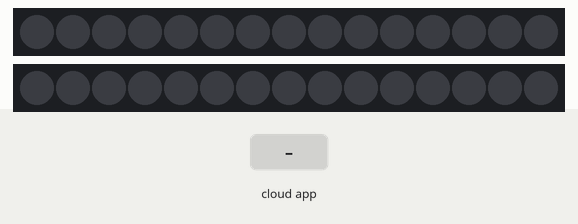
The sketch below on a simulated Arduino Uno, built with avr-gcc and run on an emulated ATmega328P. On the bench: 2 × 15 RGB LEDs in strip order, left to right. Inputs (shaded band) come from the test bench. Dim RGB values are drawn brighter than linear; the ROS host is connected and sends only what is stated.

Above: at 1.3 s.
1.4 s: the phone or cloud app sets state to demo
At 1.69 s:
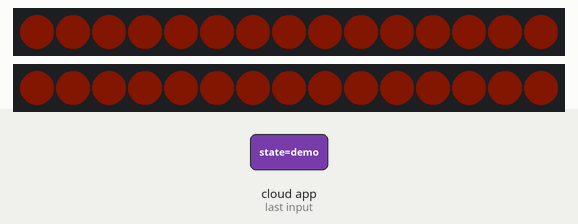
At 4.53 s:
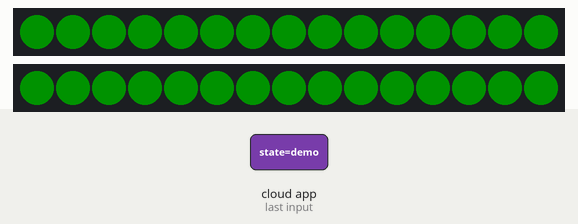

Measured:
- after the input at 1.4 s, the LEDs: change after 0.14 s (image 1)

The sketch:

code4led.ino
```cpp
#include <ros.h>
#include <std_msgs/String.h>
#include <std_msgs/Empty.h>
#include <std_msgs/Char.h>
#include <Adafruit_NeoPixel.h>


#define PIN_l A2  //A2 腳位控制左側LED

#define PIN_r A3  //A3 腳位控制右側LED

int number4strip=15; // 每條LED燈條上有的LED數目

Adafruit_NeoPixel strip_l = Adafruit_NeoPixel(number4strip, PIN_l, NEO_GRB + NEO_KHZ800);
//定義左側的燈條


Adafruit_NeoPixel strip_r = Adafruit_NeoPixel(number4strip, PIN_r, NEO_GRB + NEO_KHZ800);
//定義右側的燈條


ros::NodeHandle  nh;
 std_msgs::String str_msg;
ros::Publisher chatter("color4led", &str_msg);


void messageCb( const std_msgs::String& toggle_msg){

 String state;
 state=toggle_msg.data;


if (state== "demo")
  {
   breathe(1,0); //橘色呼吸燈

    breathe(1,1); //綠色呼吸燈

    backward(0,5,0); //藍色兩側跑馬燈, 由標號最大的led往零號led跑

    backward(0,5,1); //藍色左側跑馬燈, 由標號最大的led往零號led跑

    backward(0,5,2); //藍色右側跑馬燈, 由標號最大的led往零號led跑

    forward(0,5,0); //藍色兩側跑馬燈, 由標號零號led往標號最大的led跑

    forward(0,5,1); //藍色左側跑馬燈, 由標號零號led往標號最大的led跑

    forward(0,5,2); //藍色右側跑馬燈, 由標號零號led往標號最大的led跑


blibli(0);  //閃黃燈
blibli(1);   //閃紅燈
blibli(2);  //閃紫燈
    }


   if (state== "q")
  {
    breathe(1,0); //橘色呼吸燈
    }

    if (state== "w")
  {
    breathe(1,1); //綠色呼吸燈
    }


    if (state== "e")
  {
    backward(0,5,0);  //藍色兩側跑馬燈
    }
  if (state== "r")
  {
backward(0,5,1);       //藍色左側跑馬燈
    }

    if (state== "t")
  {
backward(0,5,2);       //藍色右側跑馬燈
    }

     if (state== "y")
  {

blibli(0);            //閃黃燈
    }

if (state== "u")
  {

blibli(0);          //閃黃燈
    }
    if (state== "i")
  {

blibli(0);          //閃黃燈
    }
if (state== "o")
  {

blibli(1);          //閃紅燈
    }
    if (state== "p")
  {

blibli(2);        //閃紫燈
    }


}

ros::Subscriber<std_msgs::String> sub("state", messageCb );


void setup()
{
  nh.initNode();
  nh.advertise(chatter);
  nh.subscribe(sub);
strip_l.begin();
  strip_l.show(); // Initialize all pixels to 'off'
  strip_r.begin();
  strip_r.show();


}

void loop()
{

  nh.spinOnce();
  delay(500);
}


void breathe(int pace, int color) {


int wait;
int ma=180;
int radius=90;
int t;
 int v;
 int slope;
 int slope2;
 int temp;
 float w;
 t=0;
 v=0;

 if(pace==0)
 {
  w=0.03;
 slope=3;
 slope2=-3;
 wait=100;
 }

 if(pace==1)
 {
  w=0.02;
 slope=2;
 slope2=-2;
 wait=200;
 }

  if(pace==2)
 {
  w=0.01;
 slope=1;
 slope2=-1;
 wait=300;
 }


 for(;v<ma;)
 {
  v=t*slope;
  for (int i=0; i<number4strip;i++)
  {

    if(color==0){
      int g=v*0.2;
      int r=v;
      if(g==0){r=0;}
  strip_l.setPixelColor(i,r,g,0 );

  strip_r.setPixelColor(i,r,g,0 );
    }
  if(color==1){
  strip_l.setPixelColor(i,0,v,0 );

  strip_r.setPixelColor(i,0,v,0 );
    }
  }
  strip_l.show();

  strip_r.show();
  t++;
  delay(10);
  }


  t=0;
  temp=v;
  for(;v>(temp-radius);)
  {
    v=temp-radius*sin(w*t);
    for (int i=0; i<number4strip;i++)
  { if(color==0){
      int g=v*0.2;
      int r=v;
      if(g==0){r=0;}
  strip_l.setPixelColor(i,r,g,0 );

  strip_r.setPixelColor(i,r,g,0 );
    }
  if(color==1){
  strip_l.setPixelColor(i,0,v,0 );

  strip_r.setPixelColor(i,0,v,0 );
    }
  }
  strip_l.show();

  strip_r.show();
  t++;
  delay(10);
    }

  t=0;
  temp=v;
  for(;v>0;)
  {
    v=temp+slope2*t;
     for (int i=0; i<number4strip;i++)
  { if(color==0){
      int g=v*0.2;
      int r=v;
      if(g==0){r=0;}
  strip_l.setPixelColor(i,r,g,0 );

  strip_r.setPixelColor(i,r,g,0 );
    }
  if(color==1){
  strip_l.setPixelColor(i,0,v,0 );

  strip_r.setPixelColor(i,0,v,0 );
    }
  }
  strip_l.show();

  strip_r.show();
  t++;
  delay(10);

    }

delay(wait);

}


void forward(int pace, int number, int mode) {

  int ma=180;
  int wait;
  int gap=ma/number;
  int mid=(number/2)+1;

  for(int i=0;i<number4strip;i++)
{

  strip_l.setPixelColor(i, 0,0,0 );

  strip_r.setPixelColor(i, 0,0,0 );

  }

  strip_l.show();

  strip_r.show();
if (pace==0) {wait=50;}


if (pace==1) {wait=100;}

if (pace==2) {wait=200;}


for(int t=(1-mid);t<(number4strip+mid);t++)
{
  for(int i=0;i<(1+(number/2));i++)
  {
  strip_r.setPixelColor((t+i), 0,0,(ma-i*gap) );

  strip_r.setPixelColor((t-i), 0,0,(ma-i*gap ));


  strip_l.setPixelColor((t+i), 0,0,(ma-i*gap) );

  strip_l.setPixelColor((t-i), 0,0,(ma-i*gap ));
  }


  strip_l.setPixelColor(t-(1+(number/2)), 0,0,0);
  strip_r.setPixelColor(t-(1+(number/2)), 0,0,0);
  if(mode==0){
  strip_l.show();
  strip_r.show();
  }
  else if(mode==1){
  strip_l.show();
  }
  else if(mode==2){

  strip_r.show();
  }


  delay(wait);
}


}


void blibli(int color) {

  int wait;
  if(color==0){wait=300;}
  else{wait=100;}

  int v=180;
  for(int r=0;r<5;r++){

for(int i=0;i<number4strip;i++)
  {

    if(color==0){
    strip_l.setPixelColor(i,v,v,0 );

    strip_r.setPixelColor(i,v,v,0 );
    }

    if(color==1){
    strip_l.setPixelColor(i,v,0,0 );

    strip_r.setPixelColor(i,v,0,0 );
    }

    if(color==2){
    strip_l.setPixelColor(i,v,0,v );

    strip_r.setPixelColor(i,v,0,v );
    }

    }

  strip_l.show();

  strip_r.show();


delay(wait);
for(int i=0;i<number4strip;i++)
  {

    strip_l.setPixelColor(i,0,0,0 );

    strip_r.setPixelColor(i,0,0,0 );

    }

  strip_l.show();

  strip_r.show();


delay(wait);
  }
}


void backward(int pace, int number, int mode) {

  int ma=180;
  int wait;
  int gap=ma/number;
  int mid=(number/2)+1;

  for(int i=0;i<number4strip;i++)
{

  strip_l.setPixelColor(i, 0,0,0 );

  strip_r.setPixelColor(i, 0,0,0 );

  }

  strip_l.show();

  strip_r.show();
if (pace==0) {wait=50;}


if (pace==1) {wait=100;}

if (pace==2) {wait=200;}


for( int t=(number4strip+mid-1);t>(0-mid);t--)
{
  for(int i=0;i<(1+(number/2));i++)
  {
  strip_r.setPixelColor((t+i), 0,0,(ma-i*gap) );

  strip_r.setPixelColor((t-i), 0,0,(ma-i*gap ));


  strip_l.setPixelColor((t+i), 0,0,(ma-i*gap) );

  strip_l.setPixelColor((t-i), 0,0,(ma-i*gap ));
  }


  strip_l.setPixelColor(t+(1+(number/2)), 0,0,0);
  strip_r.setPixelColor(t+(1+(number/2)), 0,0,0);
  if(mode==0){
  strip_l.show();
  strip_r.show();
  }
  else if(mode==1){
  strip_l.show();
  }
  else if(mode==2){

  strip_r.show();
  }


  delay(wait);
}
strip_l.setPixelColor(0, 0,0,0);
  strip_r.setPixelColor(0, 0,0,0);
  if(mode==0){
  strip_l.show();
  strip_r.show();
  }
  else if(mode==1){
  strip_l.show();
  }
  else if(mode==2){

  strip_r.show();
  }


  delay(wait);


}
```
